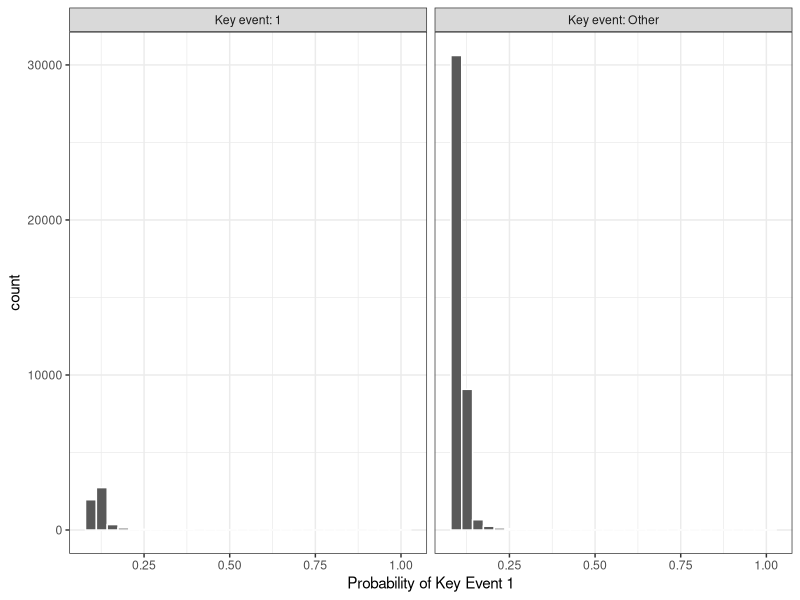
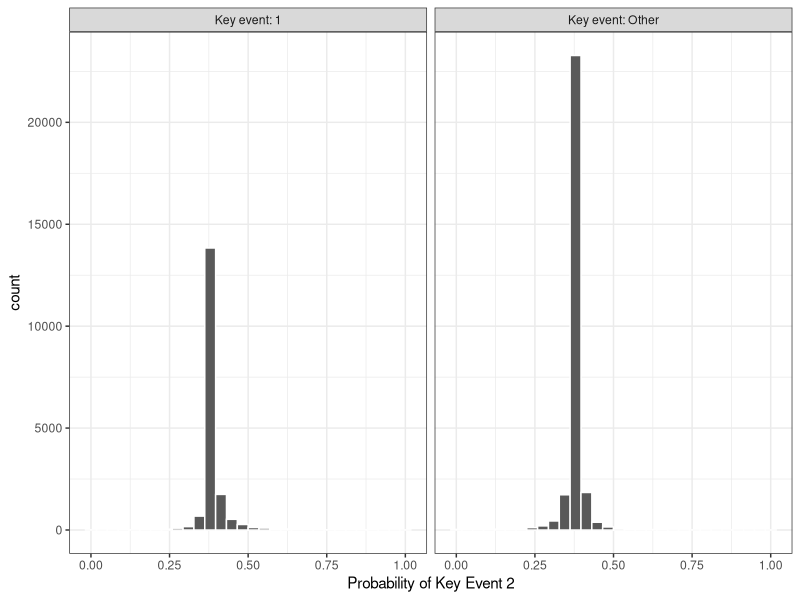
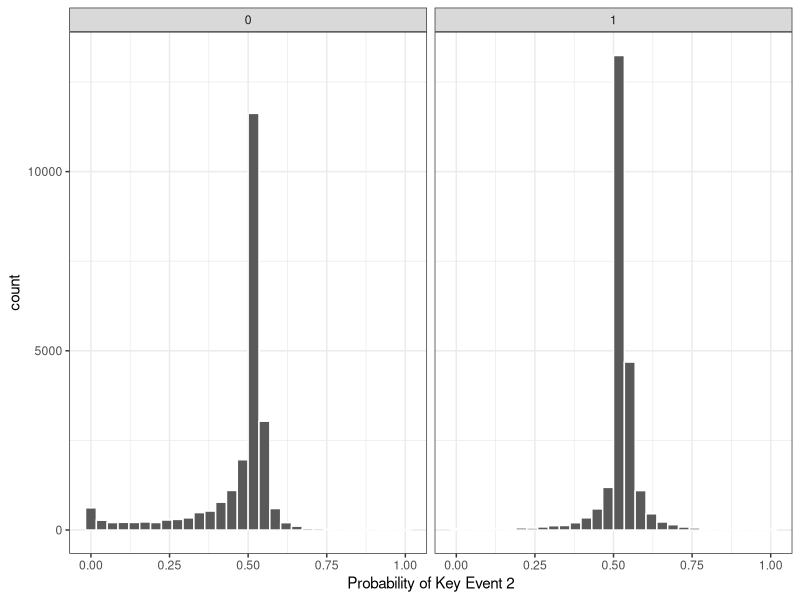

These figures' R source, in order:
#Pedro will carry out the discontinuity test re the key events (as suggested by the reviewer#2). 
#I've given him the attached as re the sequence of minor/major external events, 
#(which signified the progression of Makerbot's proprietary strategy from benign to aggressive)
#With the discontinuity test, this will give us some indication of whether the influence and benefits of PC 
#on design innovation will still hold

library(MatchIt)
library(tidyverse)
license.df<-read.csv("Data/AggreatedData.csv")
license.df<-na.omit(license.df)
license.df$Dummy1<-ifelse(license.df$key.event==1,1,0)
license.df$Dummy2<-ifelse(license.df$key.event==2,1,0)
license.df$Dummy3<-ifelse(license.df$key.event==3,1,0)

#Diferences in differences (Key Event 1)
license.df %>%
  group_by(Dummy1) %>%
  summarise(count = n(),
            mean = mean(out),
            std_error = sd(out) / sqrt(count))
license.df %>%
  mutate(test = (out - mean(out)) / sd(out)) %>% 
  group_by(Dummy1) %>%
  summarise(mean = mean(test))
with(license.df, t.test(out ~ Dummy1))


#Diferences in differences (Key Event 2)
license.df %>%
  group_by(Dummy2) %>%
  summarise(count = n(),
            mean = mean(out),
            std_error = sd(out) / sqrt(count))
license.df %>%
  mutate(test = (out - mean(out)) / sd(out)) %>% 
  group_by(Dummy2) %>%
  summarise(mean = mean(test))
with(license.df, t.test(out ~ Dummy2))

#Diferences in differences (Key Event 2)
license.df %>%
  group_by(Dummy3) %>%
  summarise(count = n(),
            mean = mean(out),
            std_error = sd(out) / sqrt(count))
license.df %>%
  mutate(test = (out - mean(out)) / sd(out)) %>% 
  group_by(Dummy3) %>%
  summarise(mean = mean(test))
with(license.df, t.test(out ~ Dummy3))


#Propensity Score (Key Event 1)
m_ps <- glm(Dummy1 ~ files_count+ thing_like_count+collection_count,
            family = binomial(), data = license.df)
summary(m_ps)
prs_df <- data.frame(pr_score = predict(m_ps, type = "response"),
                     Dummy1 = m_ps$model$Dummy1)
labs <- paste("Key event:", c("1", "Other"))
prs_df %>%
  mutate(Dummy1 = ifelse(Dummy1 == 1, labs[1], labs[2])) %>%
  ggplot(aes(x = pr_score)) +
  geom_histogram(color = "white") +
  facet_wrap(~Dummy1) +
  xlab("Probability of Key Event 1") +
  theme_bw()


#Propensity Score (Key Event 2)
m_ps <- glm(Dummy2 ~ files_count+ thing_like_count+collection_count,
            family = binomial(), data = license.df)
summary(m_ps)
prs_df <- data.frame(pr_score = predict(m_ps, type = "response"),
                     Dummy2 = m_ps$model$Dummy2)
labs <- paste("Key event:", c("1", "Other"))
prs_df %>%
  mutate(Dummy2 = ifelse(Dummy2 == 1, labs[1], labs[2])) %>%
  ggplot(aes(x = pr_score)) +
  geom_histogram(color = "white") +
  facet_wrap(~Dummy2) +
  xlab("Probability of Key Event 2") +
  theme_bw()


#Propensity Score (Key Event 3)
m_ps <- glm(Dummy3 ~ files_count+ thing_like_count+collection_count,
            family = binomial(), data = license.df)
summary(m_ps)
prs_df <- data.frame(pr_score = predict(m_ps, type = "response"),
                     Dummy3 = m_ps$model$Dummy3)
labs <- paste("Key event:", c("1", "Other"))
prs_df %>%
  mutate(Dummy2 = ifelse(Dummy3 == 1, labs[1], labs[2])) %>%
  ggplot(aes(x = pr_score)) +
  geom_histogram(color = "white") +
  facet_wrap(~Dummy3) +
  xlab("Probability of Key Event 2") +
  theme_bw()

#Matching Algorithm (Key Event 1)
mod_match <- matchit(Dummy1 ~ files_count+ thing_like_count+collection_count,
                     method = "nearest", data = license.df)
dta_m <- match.data(mod_match)
with(dta_m, t.test(out ~ Dummy1))

#Matching Algorithm (Key Event 2)
mod_match <- matchit(Dummy2 ~ files_count+ thing_like_count+collection_count,
                     method = "nearest", data = license.df)
dta_m <- match.data(mod_match)
with(dta_m, t.test(out ~ Dummy2))

#Matching Algorithm (Key Event 3)
mod_match <- matchit(Dummy3 ~ files_count+ thing_like_count+collection_count,
                     method = "nearest", data = license.df)
dta_m <- match.data(mod_match)
with(dta_m, t.test(out ~ Dummy3))
